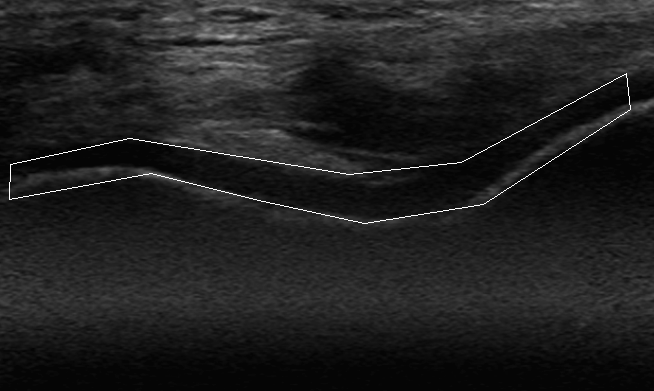
#> input picture 502 with 2 overlays.tif, 654 x 391 px
$ python -i analysis.py   (imports and definitions only)
#> lines starting #> are read from the running program, lines starting #| are printed output that depends on the picture
### test_code/rotate_trim.py
from PIL import Image, ImageDraw
import math
import os


# UPDATED: 07/02/2024 22:24
def us_rotater_and_trim(image_path):
    # Open the image
#> called with image_path = '502 with 2 overlays.tif'
    img = Image.open(image_path)
#> img is the input picture: PIL image 654x391 RGB; min 5, max 255, mean 32.2

    # Convert the image to RGB mode (if not already in RGB)
    img = img.convert("RGB")

    # Define the RGB values for white and red
    red_color = (255, 0, 0)
    white_color = (255, 255, 255)
    trim_color = teal_color = (100, 120, 140)
    width, height = img.size
    grey_color = outside_color = (10, 12, 14)

    # Iterate through each top line pixel to get top line coordinates
    top_pixel_coords = []
    for x in range(width):
        for y in range(height - 1):
            pixel_value = img.getpixel((x, y + 1))
            if pixel_value != white_color:
                top_pixel_coords.append((x, y))
                #pixels[x, y] = red_color
                break
#> after the loop, top_pixel_coords = 654 pairs, first value 0 to 653, second value 0 to 0

    # trim top line coords to remove ends
    exclude_count = int(len(top_pixel_coords) * 0.10)
#> exclude_count = 65

    # Remove the first and last 10% using list slicing
    trimmed_top_coords = top_pixel_coords[exclude_count:-exclude_count]
#> trimmed_top_coords = 524 pairs, first value 65 to 588, second value 0 to 0

    # If the rightmost and leftmost coordinates are the same, return the original image
    if len(trimmed_top_coords) < 2:
        return img

    rightmost_coord = trimmed_top_coords[0]
#> rightmost_coord = (65, 0)
    leftmost_coord = trimmed_top_coords[-1]
#> leftmost_coord = (588, 0)

    def angle_between_points(coord1, coord2):
#> called with coord1 = (65, 0), coord2 = (588, 0)
        x1, y1 = coord1
#> x1 = 65; y1 = 0
        x2, y2 = coord2
#> x2 = 588; y2 = 0

        angle = math.atan2(y2 - y1, x2 - x1)
#> angle = 0
        angle = math.degrees(angle)
        return angle

    # Finding angle to adjust by

    adjustment_angle = angle_between_points(rightmost_coord, leftmost_coord)
#> adjustment_angle = 0
    adjustment_angle = round(adjustment_angle)

    # changing angle based on top line coords
    img = img.rotate(adjustment_angle, expand=False, fillcolor=white_color)

    # Get the image's pixel map
    pixels = img.load()

    # Iterate through each top line pixel to get top line coordinates
    new_top_pixel_x_coords = []
    for x in range(width):
        for y in range(height - 1):
            pixel_value = img.getpixel((x, y + 1))
            if pixel_value != white_color:
                new_top_pixel_x_coords.append(x)
                #pixels[x, y] = red_color
                break
#> after the loop, new_top_pixel_x_coords = 654 values from 0 to 653

    # trim top line coords to remove ends
    new_exclude_count = int(len(new_top_pixel_x_coords) * 0.125)
#> new_exclude_count = 81

    # Remove the first and last 12.5% using list slicing
    new_trimmed_top_x_coords = new_top_pixel_x_coords[new_exclude_count:-new_exclude_count]
#> new_trimmed_top_x_coords = 492 values from 81 to 572

    # If the rightmost and leftmost coordinates are the same, return the original image
    if len(new_trimmed_top_x_coords) < 2:
        return img

    new_leftmost_coord_x = new_trimmed_top_x_coords[0]
#> new_leftmost_coord_x = 81
    new_rightmost_coord_x = new_trimmed_top_x_coords[-1]
#> new_rightmost_coord_x = 572

    for x in range(width):
        for y in range(height):
            pixel_value = img.getpixel((x, y))
            if pixel_value != white_color:
                if x < new_leftmost_coord_x:
                    pixels[x, y] = trim_color

                elif x > new_rightmost_coord_x:
                    pixels[x, y] = trim_color

    return img

### analysis.py
from PIL import ImageDraw
import math
import os
from rotate_trim import us_rotater_and_trim
from typing import List, Tuple

# UPDATED: 13/02/24 12:37


def full_analysis(image_path):
    # record image name.png
    image_name = os.path.basename(image_path)
    # OPTIONAL: add image rotator and trim here
    rotated_image_and_trimmed = us_rotater_and_trim(image_path)
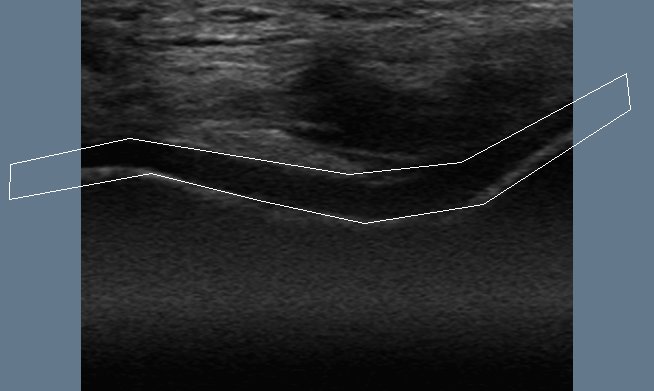
#> rotated_image_and_trimmed: PIL image 654x391 RGB; mean R, G, B 50.2, 55.2, 60.1

    # Open the image
    img = rotated_image_and_trimmed

    # record image name for spreadsheet
    file_name_no_extension = os.path.splitext(image_name)[0]

    # Convert the image to RGB mode (if not already in RGB)
    img = img.convert("RGB")

    # Get the image's pixel map
    pixels = img.load()

    # Define the RGB values for white and red
    white_color = (255, 255, 255)
    intercondyl_colour = red_color = (255, 0, 0)
    medial_color = green_color = (0, 200, 0)
    lateral_color = blue_color = (50, 50, 255)

    pink_color = (200, 0, 200)
    orange_color = (255, 127, 0)
    trim_color = teal_color = (100, 120, 140)

    grey_color = outside_color = (10, 12, 14)

    medial_zone_color = (0, 200, 255)

    lateral_zone_color = (255, 200, 255)
    intercondyl_zone_color = (255, 200, 0)

    # For converting between pixels and mm
    def pixels_to_mm(pixels):
        mm = pixels * 10 * 3.5 / 454
        return mm

    def mm_to_pixels(mm):
        pixels = ((mm / 10) * 454)/3.5
        return pixels

    width, height = img.size

    # Finding top and bottom line coords, with Lisee et al segments defined aswell
    ####################################################################################################################
    ####################################################################################################################
    # Find Top line coords

    trimmed_top_pixel_coords = []
    for x in range(width):
        for y in range(height - 1):
            pixel_value = img.getpixel((x, y))
            next_pixel_value = img.getpixel((x, y + 1))
            if pixel_value == white_color and next_pixel_value != white_color:

                if next_pixel_value != trim_color:
                    trimmed_top_pixel_coords.append((x, y))
                    # pixels[x, y] = green_color
                    break
#> (the rest of the program and of its run is left out)
